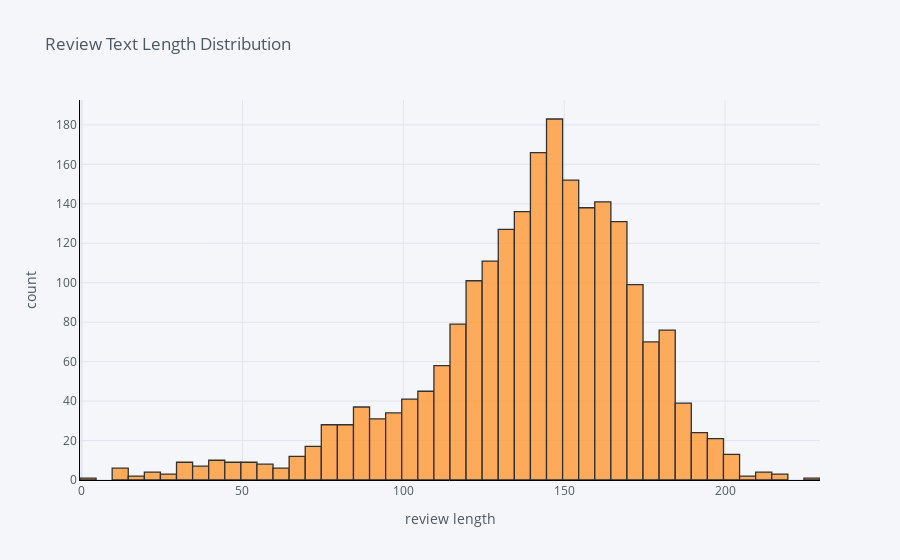

Notebook source saved alongside this figure:
### Code cell
df['review_len'].iplot(
    kind='hist',
    bins=100,
    xTitle='review length',
    linecolor='black',
    yTitle='count',
    title='Review Text Length Distribution')

### Figure 1 — Plotly figure (JSON) as saved in the notebook; plotly's stock layout.template omitted (floating-point values rounded to 4 significant figures; data arrays with more than 128 entries replaced by an {"elided": "..."} marker saying what was removed)
{"data": [{"histfunc": "count", "histnorm": "", "marker": {"color": "rgba(255, 153, 51, 1.0)", "line": {"color": "#000000", "width": 1.3}}, "name": "review_len", "nbinsx": 100, "opacity": 0.8, "orientation": "v", "type": "histogram", "x": {"elided": "2222 int values"}}], "layout": {"barmode": "overlay", "legend": {"bgcolor": "#F5F6F9", "font": {"color": "#4D5663"}}, "paper_bgcolor": "#F5F6F9", "plot_bgcolor": "#F5F6F9", "title": {"font": {"color": "#4D5663"}, "text": "Review Text Length Distribution"}, "xaxis": {"gridcolor": "#E1E5ED", "linecolor": "black", "showgrid": true, "tickfont": {"color": "#4D5663"}, "title": {"font": {"color": "#4D5663"}, "text": "review length"}, "zerolinecolor": "#E1E5ED"}, "yaxis": {"gridcolor": "#E1E5ED", "linecolor": "black", "showgrid": true, "tickfont": {"color": "#4D5663"}, "title": {"font": {"color": "#4D5663"}, "text": "count"}, "zerolinecolor": "#E1E5ED"}}}
